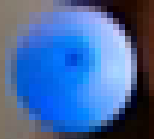
#> input picture blueBall.png, 154 x 139 px, given in place of P4_juggling.mov, which was not available
$ jupyter execute --allow-errors CVFinalProject.ipynb   (text cells are left out)
#> lines starting #> are read from the running program, lines starting #| are printed output that depends on the picture; after the words box and inside, x2 and y2 are one past the last pixel; in counts of white or black regions, pixels touching at a corner belong together; pictures that were not available may be replaced by others from this repository, and a replacement may not be noted
#> further down, frame is the input picture: shape (139, 154, 3); mean B, G, R 162.7, 104.6, 68.7
#> `frame = cv2.resize(frame,(640,360))`:
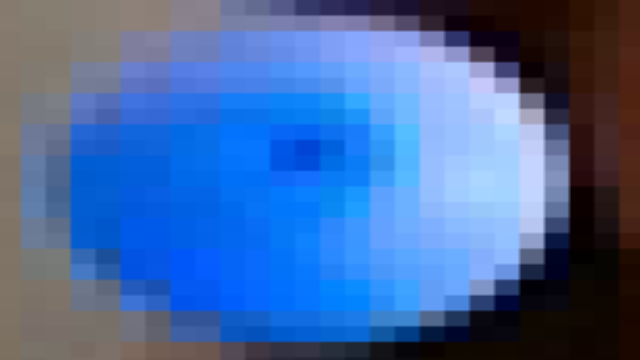
#> frame: shape (360, 640, 3); mean B, G, R 162.7, 104.6, 68.7
[cell 1]
import matplotlib.pyplot as plt
import numpy as np
import cv2
import math

[cell 2]
def createMask(frame):


    blurred = cv2.GaussianBlur(frame, (5, 5), 0)
    hsv = cv2.cvtColor(blurred, cv2.COLOR_BGR2HSV)
#> hsv: shape (360, 640, 3); mean H, S, V 87.5, 157.6, 169.2

    greenMask = cv2.inRange(hsv, greenLower, greenUpper)
#> greenMask: shape (360, 640); every value is 0
    greenMask = cv2.erode(greenMask, None, iterations=1)
    greenMask = cv2.dilate(greenMask, None, iterations=1)


    blueMask = cv2.inRange(hsv, blueLower, blueUpper)
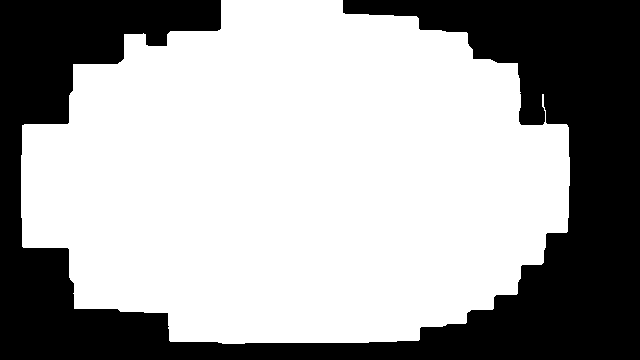
#> blueMask: shape (360, 640); 64% white; 1 black region, box (x1, y1, x2, y2) and area: (0, 0, 640, 360) 82852
    blueMask = cv2.erode(blueMask, None, iterations=3)
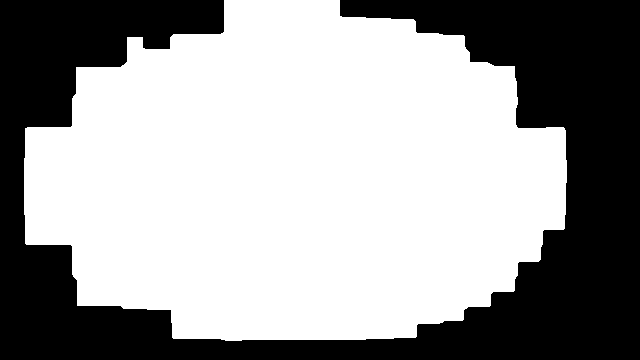
#> blueMask: shape (360, 640); 61.8% white; 1 black region, box (x1, y1, x2, y2) and area: (0, 0, 640, 360) 87969
    blueMask = cv2.dilate(blueMask, None, iterations=3)
#> blueMask: shape (360, 640); 64% white; 1 black region


    redMask = cv2.inRange(hsv, redLower, redUpper)
    redMask = cv2.erode(redMask, None, iterations=2)
    redMask = cv2.dilate(redMask, None, iterations=15)


    return greenMask,blueMask,redMask

[cell 3]
def findBalls(frame):

    greenMask,blueMask,redMask = createMask(frame)

    cntsGreen = cv2.findContours(greenMask.copy(), cv2.RETR_EXTERNAL,cv2.CHAIN_APPROX_SIMPLE)[-2]
#> cntsGreen = []
    centerGreen = None

    cntsBlue = cv2.findContours(blueMask.copy(), cv2.RETR_EXTERNAL,cv2.CHAIN_APPROX_SIMPLE)[-2]
#> cntsBlue = 1 contour; box (x1, y1, x2, y2) and area: (21, 0, 570, 344) 146642
    centerBlue = None

    cntsRed = cv2.findContours(redMask.copy(), cv2.RETR_EXTERNAL,cv2.CHAIN_APPROX_SIMPLE)[-2]
#> cntsRed = []
    centerRed = None


    if len(cntsGreen) > 0:
        cGreen = max(cntsGreen, key=cv2.contourArea)
        ((x_green, y_green), radius_green) = cv2.minEnclosingCircle(cGreen)
        centerGreen = (int(x_green), int(y_green))

        frameGreen = frame.copy()
        if (radius_green < 15) & (radius_green > 10 ) :
            cv2.circle(frameGreen,(int(x_green), int(y_green)), 12,(30, 255, 30), -1)
            cv2.circle(frameGreen, (int(x_green), int(y_green)), 14,(255, 255, 255), 2)
            frame = cv2.addWeighted(frame, 0.3, frameGreen, 0.7, 0.0)


    if len(cntsBlue) > 0:
        cBlue = max(cntsBlue, key=cv2.contourArea)
#> cBlue = contour of 158 points, box (x1, y1, x2, y2) (21, 0, 570, 344), area 146642
        ((x_blue, y_blue), radius_blue) = cv2.minEnclosingCircle(cBlue)
#> x_blue = 294.8; y_blue = 185.5; radius_blue = 279.4
        centerBlue = (int(x_blue), int(y_blue))
#> centerBlue = (294, 185)

        frameBlue = frame.copy()
        if (radius_blue < 14) & (radius_blue > 10 ) :
            cv2.circle(frameBlue, (int(x_blue), int(y_blue)), 12,(255, 30, 30), -1)
            cv2.circle(frameBlue, (int(x_blue), int(y_blue)), 14,(255, 255, 255), 2)
            frame = cv2.addWeighted(frame, 0.3, frameBlue, 0.7, 0.0)

    if len(cntsRed)> 0 :
        cRed = max(cntsRed, key=cv2.contourArea)
        ((x_red, y_red), radius_red) = cv2.minEnclosingCircle(cRed)
        centerRed = (int(x_red), int(y_red))

        frameRed = frame.copy()
        if (radius_red < 40) & (radius_red > 8 ) :
            # draw the circle and centroid on the frame,
            # then update the list of tracked points
            cv2.circle(frameRed, (int(x_red), int(y_red)), 12,(30, 30, 255), -1)
            cv2.circle(frameRed, (int(x_red), int(y_red)), 14,(255, 255, 255), 2)
            frame = cv2.addWeighted(frame, 0.3, frameRed, 0.7, 0.0)


    return frame,centerGreen,centerBlue,centerRed

[cell 4]
def displayTrajectory(frame,ptsGreen,ptsBlue,ptsRed):
    frameTraj = frame.copy()
    for i in range(1, len(ptsRed)):
        # if either of the tracked points are None, ignore
        # them
        if ptsGreen[i] is None:
            continue
        # otherwise, compute the thickness of the line and
        # draw the connecting lines
        thickness = int(np.sqrt(100 / float(i + 1)) * 1.5)
        cv2.circle(frameTraj, ptsGreen[i], thickness,(0, 255, 0), -1)
        cv2.circle(frameTraj, ptsBlue[i], thickness,(255, 0, 0), -1)
        cv2.circle(frameTraj, ptsRed[i], thickness,(0, 0, 255), -1)
        #cv2.line(frameTraj, ptsGreen[i], ptsGreen[i], (0, 255, 0), thickness)
    frame = cv2.addWeighted(frame, 0.55, frameTraj, 0.45, 0.0)

    return frame

[cell 5]
def calcDist(curr,prev):
    xDist = (curr[0]-prev[0])
    yDist = (curr[1]-prev[1])
    return (math.sqrt((xDist**2)+(yDist**2)))

[cell 6]
def displayVelocity(frame,greenDist,blueDist,redDist,centerGreen,centerBlue,centerRed):

    frameVelocity = frame.copy()

    xGreen = (centerGreen[0])
    yGreen = (centerGreen[1])
    cv2.line(frameVelocity, (xGreen+14,yGreen), (xGreen+20, yGreen), (255, 255, 255), 2)
    cv2.rectangle(frameVelocity, (xGreen+20, yGreen-15), (xGreen+60,yGreen+15), (255,255,255), -1)


    xBlue = (centerBlue[0])
    yBlue = (centerBlue[1])
    cv2.line(frameVelocity, (xBlue+14,yBlue), (xBlue+20, yBlue), (255, 255, 255), 2)
    cv2.rectangle(frameVelocity, (xBlue+20, yBlue-15), (xBlue+60,yBlue+15), (255,255,255), -1)

    if (centerRed != None):
        xRed = (centerRed[0])
        yRed = (centerRed[1])
    cv2.line(frameVelocity, (xRed+14,yRed), (xRed+20, yRed), (255, 255, 255), 2)
    cv2.rectangle(frameVelocity, (xRed+20, yRed-15), (xRed+60,yRed+15), (255,255,255), -1)
    frame = cv2.addWeighted(frame, 0.55, frameVelocity, 0.45, 0.0)


    frame = cv2.putText(frame, str(int(blueDist)), (xGreen+32,yGreen+5), cv2.FONT_HERSHEY_SIMPLEX, 0.6, (0,0,0), 1, cv2.LINE_AA)
    frame = cv2.putText(frame, str(int(greenDist)), (xBlue+32,yBlue+5), cv2.FONT_HERSHEY_SIMPLEX, 0.6, (0,0,0), 1, cv2.LINE_AA)
    frame = cv2.putText(frame, str(int(redDist)), (xRed+32,yRed+5), cv2.FONT_HERSHEY_SIMPLEX, 0.6, (0,0,0), 1, cv2.LINE_AA)


    return frame

[cell 7]
blueLower = (100, 50, 90)
blueUpper = (170, 255, 255)

redLower = (1, 22, 240)
redUpper = (18, 240, 255)

greenLower = (30, 50, 50)
greenUpper = (80, 255, 255)

ptsGreen = list()
ptsBlue = list()
ptsRed = list()

greenListDist = [0,0,0]
blueListDist = [0,0,0]
redListDist = [0,0,0]

count = 0

cap = cv2.VideoCapture('P4_juggling.mov')
fps = cap.get(cv2.CAP_PROP_FPS)
n_frames = int(cap.get(cv2.CAP_PROP_FRAME_COUNT))
w = int(cap.get(cv2.CAP_PROP_FRAME_WIDTH))
h = int(cap.get(cv2.CAP_PROP_FRAME_HEIGHT))
fourcc = cv2.VideoWriter_fourcc(*'mp4v')
out = cv2.VideoWriter('video_out.mp4', fourcc, fps, (w, h))

#> (a cell that did not finish here is left out)

[cell 9]
n = int(fps)


vpsGreen = [sum(greenListDist[i:i+n])//n for i in range(0,len(greenListDist),n)]
vpsBlue = [sum(blueListDist[i:i+n])//n for i in range(0,len(blueListDist),n)]
vpsRed = [sum(redListDist[i:i+n])//n for i in range(0,len(redListDist),n)]

plt.figure(figsize=[24,12])

plt.title("ALL balls velocity (VPS(velocity per second))")
plt.plot(vpsGreen,label="Green",color='GREEN')
plt.plot(vpsBlue,label="Blue",color='BLUE')
plt.plot(vpsRed,label="Red",color='RED')
plt.show()
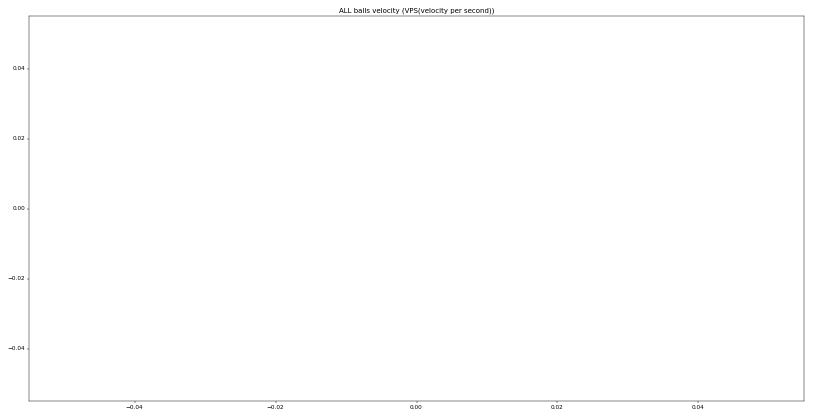
#> figure drawn by matplotlib, 1 panel

plt.figure(figsize=[24,6])

plt.subplot(1,3,1)
plt.title("GREEN ball velocity")
plt.plot(vpsGreen,color='GREEN')

plt.subplot(1,3,2)
plt.title("BLUE ball velocity")
plt.plot(vpsBlue,color='BLUE')

plt.subplot(1,3,3)
plt.title("RED ball velocity")
plt.plot(vpsRed,color='RED')
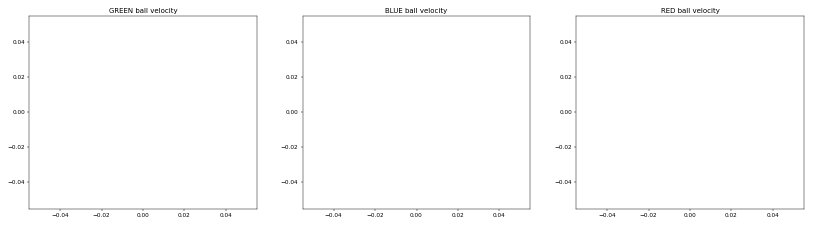
#> figure drawn by matplotlib, 3 panels

[cell 10]
frame = demoFrame.copy()

greenMask,blueMask,redMask = createMask(frame)

plt.figure(figsize=(10,10))
plt.imshow(greenMask,cmap='gray')

[cell 11]
frame, centerGreen,centerBlue,centerRed = findBalls(frame)

frameBalls = cv2.cvtColor(frame, cv2.COLOR_RGB2BGR)


plt.figure(figsize=(10,10))
plt.imshow(frameBalls)

[cell 12]
plt.figure(figsize=(10,10))

frame = displayTrajectory(frame,ptsGreen,ptsBlue,ptsRed)

$ run again, on greenBall.png
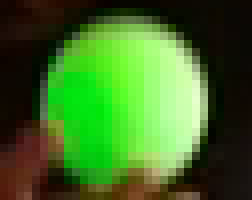
#> input picture greenBall.png, 126 x 100 px, given in place of P4_juggling.mov, which was not available (shown 2 times larger)
#> frame is the input picture: shape (100, 126, 3); mean B, G, R 37.8, 108.5, 63.9
#> `frame = cv2.resize(frame,(640,360))`:
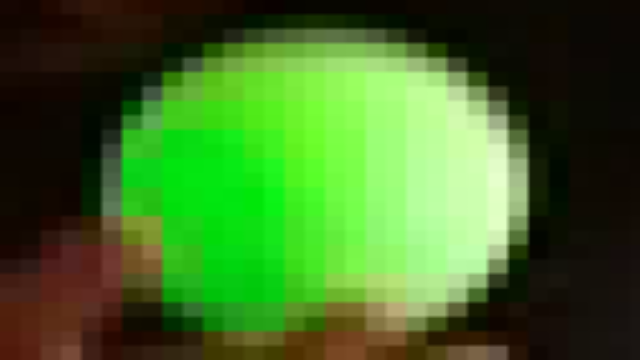
#> frame: shape (360, 640, 3); mean B, G, R 37.8, 108.4, 63.9
#> hsv: shape (360, 640, 3); mean H, S, V 35.4, 188.3, 114.9
#> in createMask, `greenMask = cv2.erode(greenMask, None, iterations=1)`:
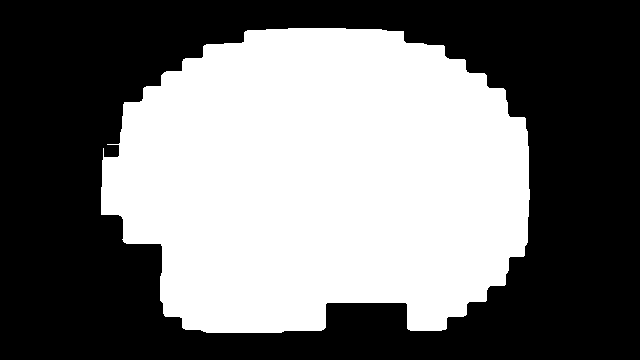
#> greenMask: shape (360, 640); 45.5% white; 1 white region, box (x1, y1, x2, y2) and area: (101, 28, 530, 333) 104858
#> blueMask: shape (360, 640); every value is 0
#> cntsGreen = 1 contour; box (x1, y1, x2, y2) and area: (100, 27, 531, 334) 105710
#> cntsBlue = []
#> cGreen = contour of 214 points, box (x1, y1, x2, y2) (100, 27, 531, 334), area 105710
#> x_green = 317.4; y_green = 185; radius_green = 219.4
#> in findBalls, `centerGreen = (int(x_green), int(y_green))`: centerGreen = (317, 185)
